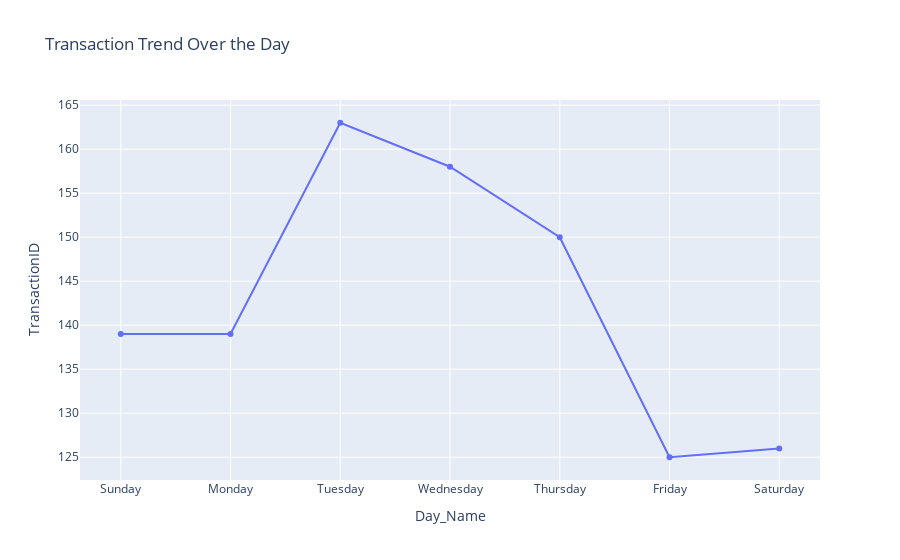

The cell this chart's notebook holds for it:
### Markdown cell above
### Transaction Trend Over the Day

### Code cell
fig_transaction_day = px.line(dfDay_Revenue, x = "Day_Name", y = "TransactionID", title = "Transaction Trend Over the Day")
fig_transaction_day.update_traces(mode = 'lines+markers')
fig_transaction_day.show()

### Figure 1 — Plotly figure (JSON) as saved in the notebook; plotly's stock layout.template omitted (floating-point values rounded to 4 significant figures)
{"data": [{"hovertemplate": "Day_Name=%{x}<br>TransactionID=%{y}<extra></extra>", "legendgroup": "", "line": {"color": "#636efa", "dash": "solid"}, "marker": {"symbol": "circle"}, "mode": "lines+markers", "name": "", "orientation": "v", "showlegend": false, "type": "scatter", "x": ["Sunday", "Monday", "Tuesday", "Wednesday", "Thursday", "Friday", "Saturday"], "xaxis": "x", "y": [139, 139, 163, 158, 150, 125, 126], "yaxis": "y"}], "layout": {"legend": {"tracegroupgap": 0}, "title": {"text": "Transaction Trend Over the Day"}, "xaxis": {"anchor": "y", "domain": [0, 1], "title": {"text": "Day_Name"}}, "yaxis": {"anchor": "x", "domain": [0, 1], "title": {"text": "TransactionID"}}}}
